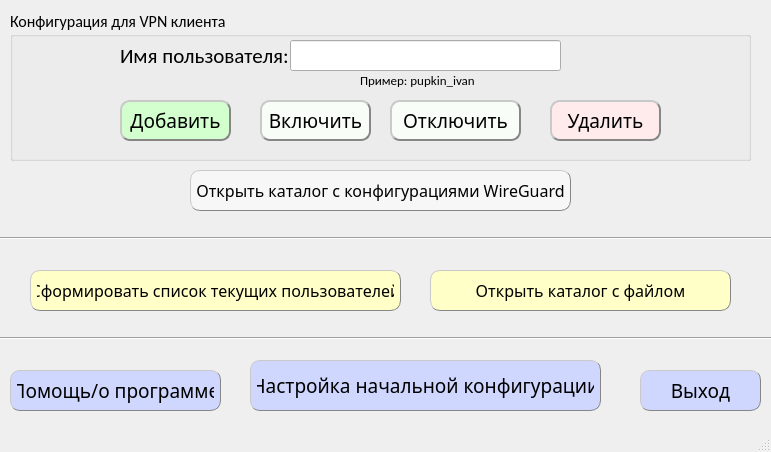
<?xml version="1.0" encoding="UTF-8"?>
<ui version="4.0">
 <class>MainWindow</class>
 <widget class="QMainWindow" name="MainWindow">
  <property name="geometry">
   <rect>
    <x>0</x>
    <y>0</y>
    <width>771</width>
    <height>452</height>
   </rect>
  </property>
  <property name="sizePolicy">
   <sizepolicy hsizetype="Preferred" vsizetype="Preferred">
    <horstretch>0</horstretch>
    <verstretch>0</verstretch>
   </sizepolicy>
  </property>
  <property name="minimumSize">
   <size>
    <width>771</width>
    <height>452</height>
   </size>
  </property>
  <property name="maximumSize">
   <size>
    <width>771</width>
    <height>452</height>
   </size>
  </property>
  <property name="windowTitle">
   <string>Управление VPN доступом WireGuard</string>
  </property>
  <property name="windowIcon">
   <iconset>
    <normaloff>ico.ico</normaloff>ico.ico</iconset>
  </property>
  <property name="documentMode">
   <bool>false</bool>
  </property>
  <property name="tabShape">
   <enum>QTabWidget::Triangular</enum>
  </property>
  <widget class="QWidget" name="centralwidget">
   <widget class="QPushButton" name="pushButton">
    <property name="geometry">
     <rect>
      <x>640</x>
      <y>370</y>
      <width>121</width>
      <height>41</height>
     </rect>
    </property>
    <property name="font">
     <font>
      <family>Sitka Subheading</family>
      <pointsize>14</pointsize>
      <weight>50</weight>
      <bold>false</bold>
     </font>
    </property>
    <property name="styleSheet">
     <string notr="true">QPushButton {
background-color:rgb(208, 215, 255);
color: black;
border-style: outset;
border-width: 1px;
border-radius: 10px;
border-color :rgb(134, 134, 134);
padding: 6px;
}

QPushButton:pressed {
	background-color: #888;
}
QPushButton::hover
{
	background-color:rgb(120, 124, 180);
	color: white;
}</string>
    </property>
    <property name="text">
     <string>Выход</string>
    </property>
   </widget>
   <widget class="QGroupBox" name="groupBox">
    <property name="geometry">
     <rect>
      <x>10</x>
      <y>10</y>
      <width>741</width>
      <height>151</height>
     </rect>
    </property>
    <property name="font">
     <font>
      <family>Calibri</family>
      <pointsize>12</pointsize>
     </font>
    </property>
    <property name="title">
     <string>Конфигурация для VPN клиента</string>
    </property>
    <widget class="QLineEdit" name="lineEdit">
     <property name="geometry">
      <rect>
       <x>280</x>
       <y>30</y>
       <width>271</width>
       <height>31</height>
      </rect>
     </property>
     <property name="font">
      <font>
       <family>Times New Roman</family>
       <pointsize>16</pointsize>
      </font>
     </property>
     <property name="text">
      <string/>
     </property>
    </widget>
    <widget class="QLabel" name="label">
     <property name="geometry">
      <rect>
       <x>110</x>
       <y>30</y>
       <width>171</width>
       <height>31</height>
      </rect>
     </property>
     <property name="font">
      <font>
       <family>Calibri</family>
       <pointsize>16</pointsize>
      </font>
     </property>
     <property name="text">
      <string>Имя пользователя:</string>
     </property>
    </widget>
    <widget class="QPushButton" name="pushButton_2">
     <property name="geometry">
      <rect>
       <x>110</x>
       <y>90</y>
       <width>111</width>
       <height>41</height>
      </rect>
     </property>
     <property name="font">
      <font>
       <family>Sitka Subheading</family>
       <pointsize>14</pointsize>
       <weight>50</weight>
       <bold>false</bold>
      </font>
     </property>
     <property name="styleSheet">
      <string notr="true">QPushButton {
background-color:rgb(210, 255, 205);
color: black;
border-style: outset;
border-width: 2px;
border-radius: 10px;
border-color :rgb(134, 134, 134);
padding: 6px;
}

QPushButton:pressed {
	background-color: #888;
}
QPushButton::hover
{
	background-color: rgb(73, 170, 0);
	color: white;
}

</string>
     </property>
     <property name="text">
      <string>Добавить</string>
     </property>
    </widget>
    <widget class="QLabel" name="label_6">
     <property name="geometry">
      <rect>
       <x>350</x>
       <y>60</y>
       <width>121</width>
       <height>21</height>
      </rect>
     </property>
     <property name="font">
      <font>
       <family>Calibri</family>
       <pointsize>10</pointsize>
      </font>
     </property>
     <property name="text">
      <string>Пример: pupkin_ivan</string>
     </property>
    </widget>
    <widget class="QPushButton" name="pushButton_6">
     <property name="geometry">
      <rect>
       <x>540</x>
       <y>90</y>
       <width>111</width>
       <height>41</height>
      </rect>
     </property>
     <property name="font">
      <font>
       <family>Sitka Subheading</family>
       <pointsize>14</pointsize>
       <weight>50</weight>
       <bold>false</bold>
      </font>
     </property>
     <property name="styleSheet">
      <string notr="true">QPushButton {
background-color:rgb(255, 235, 235);
color: black;
border-style: outset;
border-width: 2px;
border-radius: 10px;
border-color :rgb(134, 134, 134);
padding: 6px;
}

QPushButton:pressed {
	background-color: #888;
}
QPushButton::hover
{
	background-color: rgb(230, 58, 58);
	color: white;
}

</string>
     </property>
     <property name="text">
      <string>Удалить</string>
     </property>
    </widget>
    <widget class="QPushButton" name="pushButton_10">
     <property name="geometry">
      <rect>
       <x>250</x>
       <y>90</y>
       <width>111</width>
       <height>41</height>
      </rect>
     </property>
     <property name="font">
      <font>
       <family>Sitka Subheading</family>
       <pointsize>14</pointsize>
       <weight>50</weight>
       <bold>false</bold>
      </font>
     </property>
     <property name="styleSheet">
      <string notr="true">QPushButton {
background-color:rgb(248, 253, 247);
color: black;
border-style: outset;
border-width: 2px;
border-radius: 10px;
border-color :rgb(134, 134, 134);
padding: 6px;
}

QPushButton:pressed {
	background-color: #888;
}
QPushButton::hover
{
	background-color: rgb(143, 145, 112);
	color: white;
}

</string>
     </property>
     <property name="text">
      <string>Включить</string>
     </property>
    </widget>
    <widget class="QPushButton" name="pushButton_11">
     <property name="geometry">
      <rect>
       <x>380</x>
       <y>90</y>
       <width>131</width>
       <height>41</height>
      </rect>
     </property>
     <property name="font">
      <font>
       <family>Sitka Subheading</family>
       <pointsize>14</pointsize>
       <weight>50</weight>
       <bold>false</bold>
      </font>
     </property>
     <property name="styleSheet">
      <string notr="true">QPushButton {
background-color:rgb(248, 253, 247);
color: black;
border-style: outset;
border-width: 2px;
border-radius: 10px;
border-color :rgb(134, 134, 134);
padding: 6px;
}

QPushButton:pressed {
	background-color: #888;
}
QPushButton::hover
{
	background-color: rgb(143, 145, 112);
	color: white;
}

</string>
     </property>
     <property name="text">
      <string>Отключить</string>
     </property>
    </widget>
   </widget>
   <widget class="QPushButton" name="pushButton_7">
    <property name="enabled">
     <bool>true</bool>
    </property>
    <property name="geometry">
     <rect>
      <x>250</x>
      <y>360</y>
      <width>351</width>
      <height>51</height>
     </rect>
    </property>
    <property name="font">
     <font>
      <family>Sitka Subheading</family>
      <pointsize>14</pointsize>
      <weight>50</weight>
      <bold>false</bold>
     </font>
    </property>
    <property name="styleSheet">
     <string notr="true">QPushButton {
background-color:rgb(208, 215, 255);
color: black;
border-style: outset;
border-width: 1px;
border-radius: 10px;
border-color :rgb(134, 134, 134);
padding: 6px;
}

QPushButton:pressed {
	background-color: #888;
}
QPushButton::hover
{
	background-color:rgb(120, 124, 180);
	color: white;
}
</string>
    </property>
    <property name="text">
     <string>Настройка начальной конфигурации</string>
    </property>
   </widget>
   <widget class="Line" name="line">
    <property name="geometry">
     <rect>
      <x>0</x>
      <y>230</y>
      <width>781</width>
      <height>16</height>
     </rect>
    </property>
    <property name="orientation">
     <enum>Qt::Horizontal</enum>
    </property>
   </widget>
   <widget class="QPushButton" name="pushButton_8">
    <property name="geometry">
     <rect>
      <x>10</x>
      <y>370</y>
      <width>211</width>
      <height>41</height>
     </rect>
    </property>
    <property name="font">
     <font>
      <family>Sitka Subheading</family>
      <pointsize>14</pointsize>
      <weight>50</weight>
      <bold>false</bold>
     </font>
    </property>
    <property name="styleSheet">
     <string notr="true">QPushButton {
background-color:rgb(208, 215, 255);
color: black;
border-style: outset;
border-width: 1px;
border-radius: 10px;
border-color :rgb(134, 134, 134);
padding: 6px;
}

QPushButton:pressed {
	background-color: #888;
}
QPushButton::hover
{
	background-color:rgb(120, 124, 180);
	color: white;
}</string>
    </property>
    <property name="text">
     <string>Помощь/о программе</string>
    </property>
   </widget>
   <widget class="QPushButton" name="pushButton_9">
    <property name="geometry">
     <rect>
      <x>190</x>
      <y>170</y>
      <width>381</width>
      <height>41</height>
     </rect>
    </property>
    <property name="font">
     <font>
      <family>Sitka Subheading</family>
      <pointsize>12</pointsize>
      <weight>50</weight>
      <bold>false</bold>
     </font>
    </property>
    <property name="styleSheet">
     <string notr="true">QPushButton {
background-color:rgb(247, 247, 247);
color: black;
border-style: outset;
border-width: 1px;
border-radius: 10px;
border-color :rgb(134, 134, 134);
padding: 6px;
}

QPushButton:pressed {
	background-color: #888;
}
QPushButton::hover
{
	background-color:rgb(111, 111, 111);
	color: white;
}</string>
    </property>
    <property name="text">
     <string>Открыть каталог с конфигурациями WireGuard</string>
    </property>
   </widget>
   <widget class="QPushButton" name="pushButton_12">
    <property name="geometry">
     <rect>
      <x>30</x>
      <y>270</y>
      <width>371</width>
      <height>41</height>
     </rect>
    </property>
    <property name="font">
     <font>
      <family>Sitka Subheading</family>
      <pointsize>12</pointsize>
      <weight>50</weight>
      <bold>false</bold>
     </font>
    </property>
    <property name="styleSheet">
     <string notr="true">QPushButton {
background-color:rgb(255, 255, 199);
color: black;
border-style: outset;
border-width: 1px;
border-radius: 10px;
border-color :rgb(134, 134, 134);
padding: 6px;
}

QPushButton:pressed {
	background-color: #888;
}
QPushButton::hover
{
	background-color:rgb(109, 113, 44);
	color: white;
}</string>
    </property>
    <property name="text">
     <string>Сформировать список текущих пользователей</string>
    </property>
   </widget>
   <widget class="Line" name="line_2">
    <property name="geometry">
     <rect>
      <x>0</x>
      <y>330</y>
      <width>781</width>
      <height>16</height>
     </rect>
    </property>
    <property name="orientation">
     <enum>Qt::Horizontal</enum>
    </property>
   </widget>
   <widget class="QPushButton" name="pushButton_13">
    <property name="geometry">
     <rect>
      <x>430</x>
      <y>270</y>
      <width>301</width>
      <height>41</height>
     </rect>
    </property>
    <property name="font">
     <font>
      <family>Sitka Subheading</family>
      <pointsize>12</pointsize>
      <weight>50</weight>
      <bold>false</bold>
     </font>
    </property>
    <property name="styleSheet">
     <string notr="true">QPushButton {
background-color:rgb(255, 255, 199);
color: black;
border-style: outset;
border-width: 1px;
border-radius: 10px;
border-color :rgb(134, 134, 134);
padding: 6px;
}

QPushButton:pressed {
	background-color: #888;
}
QPushButton::hover
{
	background-color:rgb(109, 113, 44);
	color: white;
}</string>
    </property>
    <property name="text">
     <string>Открыть каталог с файлом</string>
    </property>
   </widget>
  </widget>
  <widget class="QStatusBar" name="statusbar"/>
 </widget>
 <resources/>
 <connections/>
</ui>
